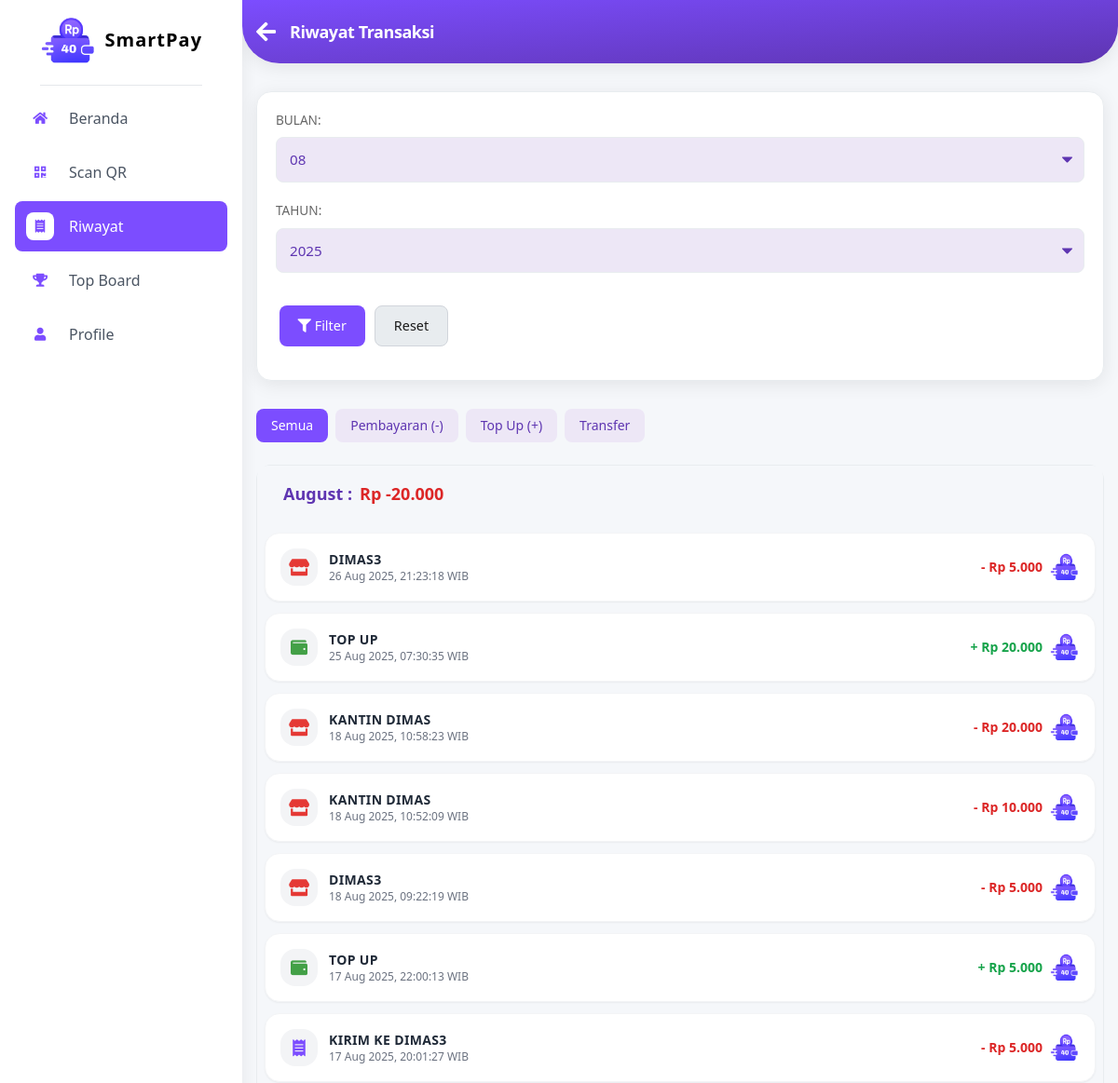
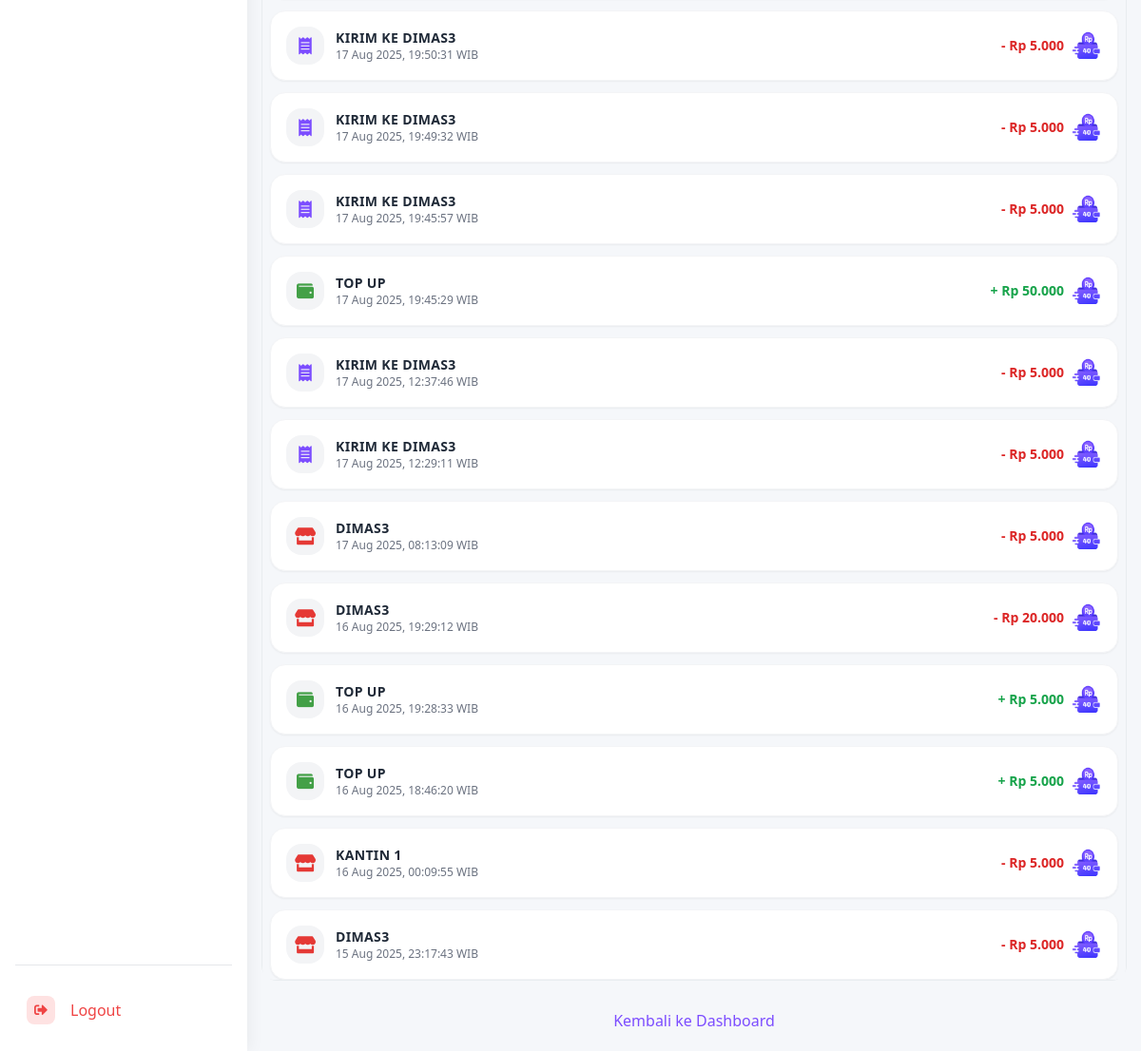
The page /riwayat_siswa (signed in) on the database its author committed (2 pictures, top to bottom).
### app.py (models this page shows, shortened)
class Transaction(db.Model):
    id = db.Column(db.Integer, primary_key=True)
    user_id = db.Column(db.Integer, db.ForeignKey('user.id'), nullable=False)
    related_user_id = db.Column(
        db.Integer, db.ForeignKey('user.id'), nullable=True)
    timestamp = db.Column(db.DateTime, nullable=False, default=datetime.utcnow)
    type = db.Column(db.String(20), nullable=False)
    amount = db.Column(db.Float, nullable=False)
    user_balance_before = db.Column(db.Float, nullable=False)
    user_balance_after = db.Column(db.Float, nullable=False)
    description = db.Column(db.String(200), nullable=True)
    user = db.relationship('User', foreign_keys=[user_id], backref=db.backref(
        'transactions', lazy='dynamic'))
    related_user = db.relationship('User', foreign_keys=[related_user_id])

class User(db.Model, UserMixin):
    id = db.Column(db.Integer, primary_key=True)
    username = db.Column(db.String(80), unique=True, nullable=False)
    password_hash = db.Column(db.String(128), nullable=False)
    role = db.Column(db.String(10), nullable=False)
    balance = db.Column(db.Float, nullable=False, default=0.0)
    profile_pic_filename = db.Column(db.String(100), nullable=True, default=None)
    kelas = db.Column(db.String(5), nullable=True)
    jurusan = db.Column(db.String(10), nullable=True)
    plain_password = db.Column(db.String(128))
    is_active = db.Column(db.Boolean, nullable=False, default=True)
    active_border_id = db.Column(db.Integer, db.ForeignKey('border.id'), nullable=True)
    active_border = db.relationship('Border', backref=db.backref('users', lazy=True))
    pin_transfer = db.Column(db.String(6), nullable=True)
    credential_id = db.Column(db.String(255), nullable=True)  # Untuk WebAuthn
    webauthn_enabled = db.Column(db.Boolean, default=False)   # Status fitur WebAuthn
    email = db.Column(db.String(255), nullable=True)
    email_verified = db.Column(db.Boolean, default=False)

### app.py (the view)
@app.route('/riwayat_siswa')
@login_required
def riwayat_siswa():
    if current_user.role != 'siswa':
        flash("Halaman ini hanya untuk siswa.", "danger")
        return redirect(url_for('dashboard'))
    filter_month = request.args.get('filter_month', None, type=int)
    filter_year = request.args.get('filter_year', None, type=int)
    selected_type_filter = request.args.get('filter_type', 'all')
    try:
        wib = ZoneInfo("Asia/Jakarta")
    except Exception:
        wib = None
    now_wib = datetime.now(wib) if wib and isinstance(wib, ZoneInfo) else datetime.utcnow() + timedelta(hours=7)
    today_wib = now_wib.date()
    if not filter_month:
        filter_month = today_wib.month
    if not filter_year:
        filter_year = today_wib.year
    start_dt = date(filter_year, filter_month, 1)
    if filter_month == 12:
        end_dt = date(filter_year + 1, 1, 1) - timedelta(days=1)
    else:
        end_dt = date(filter_year, filter_month + 1, 1) - timedelta(days=1)
    start_wib_day_local = datetime.combine(start_dt, time.min)
    if wib and isinstance(wib, ZoneInfo):
        start_wib_day_local = start_wib_day_local.replace(tzinfo=wib)
    end_wib_day_local = datetime.combine(end_dt, time.max)
    if wib and isinstance(wib, ZoneInfo):
        end_wib_day_local = end_wib_day_local.replace(tzinfo=wib)
    start_utc_for_query = start_wib_day_local.astimezone(ZoneInfo("UTC")) if wib and isinstance(wib, ZoneInfo) else start_wib_day_local - timedelta(hours=7)
    end_utc_for_query = end_wib_day_local.astimezone(ZoneInfo("UTC")) if wib and isinstance(wib, ZoneInfo) else end_wib_day_local - timedelta(hours=7)
    base_query = Transaction.query.options(
        db.joinedload(Transaction.user), db.joinedload(Transaction.related_user)
    ).filter(
        or_(
            Transaction.user_id == current_user.id,
            Transaction.related_user_id == current_user.id
        ),
        Transaction.timestamp >= start_utc_for_query,
        Transaction.timestamp <= end_utc_for_query
    )
    if selected_type_filter != 'all':
        if selected_type_filter == 'transfer':
            base_query = base_query.filter(Transaction.type == 'transfer')
        else:
            base_query = base_query.filter(Transaction.type == selected_type_filter)
    transactions = base_query.order_by(Transaction.timestamp.desc()).all()
    bulan_ini = start_dt.strftime('%B')
    total_bulan = 0
    for tx in transactions:
        if tx.type == 'topup' and tx.related_user_id == current_user.id:
            total_bulan += tx.amount
        elif tx.type == 'transfer':
            if tx.user_id == current_user.id:
                total_bulan -= tx.amount  # transfer keluar
            elif tx.related_user_id == current_user.id:
                total_bulan += tx.amount  # transfer masuk
        elif tx.type == 'payment' and tx.user_id == current_user.id:
            total_bulan -= tx.amount  # pembayaran keluar
    return render_template('/siswa/transaksi_siswa.html',
                           transactions=transactions,
                           filter_month=filter_month,
                           filter_year=filter_year,
                           selected_type_filter=selected_type_filter,
                           bulan_ini=bulan_ini,
                           total_bulan=total_bulan,
                           active_page='riwayat_siswa')

### app.py (called while the page is built)
def format_rupiah(value):
    try:
        val = float(value)
        if abs(val - round(val)) < 0.0001:
            formatted_value = f"{round(val):,}".replace(",", ".")
        else:
            us_formatted = "{:,.2f}".format(val)
            id_formatted = us_formatted.replace(",", "TEMP_SEP").replace(
                ".", ",").replace("TEMP_SEP", ".")
            formatted_value = id_formatted
        return "Rp " + formatted_value
    except (ValueError, TypeError, OverflowError):
        return "Rp -"  # Tampilkan strip atau format default lain

def format_wib(utc_dt):
    if not utc_dt:
        return "-"  # Tampilkan strip jika data tidak ada
    try:
        utc_tz = pytz.timezone("UTC")
        wib_tz = pytz.timezone("Asia/Jakarta")
        utc_dt_aware = utc_dt.replace(
            tzinfo=utc_tz) if not utc_dt.tzinfo else utc_dt
        wib_dt = utc_dt_aware.astimezone(wib_tz)
        return wib_dt.strftime('%d %b %Y, %H:%M:%S') + " WIB"
    except Exception as e:
        print(f"Error formatting date {utc_dt} to WIB: {e}")
        try:
            wib_dt_fallback = utc_dt + timedelta(hours=7)
            return wib_dt_fallback.strftime('%d %b %Y, %H:%M:%S') + " WIB (Fallback)"
        except:
            return str(utc_dt) + " UTC (Error)"

@login_manager.user_loader
def load_user(user_id):
    return User.query.get(int(user_id))

def get_app_config():
    cfg = AppConfig.query.first()
    if not cfg:
        cfg = AppConfig(app_locked=False, lock_message='Belum jam istirahat')
        db.session.add(cfg)
        db.session.commit()
    return cfg

@app.context_processor
def inject_app_lock():
    cfg = None
    try:
        cfg = get_app_config()
    except Exception:
        cfg = None
    return {
        'app_locked': cfg.app_locked if cfg else False,
        'app_lock_message': cfg.lock_message if cfg else 'Layanan terkunci'
    }

@app.context_processor
def inject_now():
    return {'now': datetime.utcnow()}

### templates/siswa/transaksi_siswa.html (shortened to what this page needs)
{% extends 'base_siswa.html' %}
{% block content %}
<div class="bg-[#f5f7fa] text-[#1a1a1a] pb-5">
    <div class="history-header bg-gradient-to-br from-[#7c4dff] to-[#5e35b1] text-white p-[30px_25px] flex items-center shadow-[0_4px_20px_rgba(0,0,0,0.08)] rounded-b-[40px] sticky top-0 z-[1000] md:p-[20px_15px]">
        <a href="{{ url_for('dashboard') }}" class="back-link text-white text-2xl mr-[15px] no-underline hover:scale-110 hover:opacity-90 transition-all duration-300" title="Kembali ke Dashboard">
            <i class="fas fa-arrow-left"></i>
        </a>
        <h1 class="text-xl md:text-lg font-semibold m-0 tracking-tight">Riwayat Transaksi</h1>
    </div>
    <div class="history-container max-w-[1000px] mx-auto mt-[30px] px-5 animate-slideIn md:px-[15px]">
        <div class="filter-card bg-white rounded-[16px] p-[25px] shadow-[0_4px_20px_rgba(0,0,0,0.08)] border border-[#e8ecef] mb-[30px] hover:-translate-y-[5px] transition-transform duration-300 md:p-5">
            <form method="GET" action="{{ url_for('riwayat_siswa') }}" class="filter-form flex flex-wrap items-end gap-5 md:flex-col md:items-stretch">
                <div class="flex-1 min-w-[160px] md:min-w-full">
                    <label for="filter_month" class="block mb-2 text-[0.85em] font-medium text-[#666] uppercase">Bulan:</label>
                    <select id="filter_month" name="filter_month" class="w-full p-[12px_14px] border border-[#e8ecef] rounded-lg text-[0.95em] bg-[#ede7f6] text-[#5e35b1] focus:outline-none focus:border-[#7c4dff] transition-all duration-300 appearance-none">
                        {% for num in range(1,13) %}
                            <option value="{{ num }}" {% if filter_month == num %}selected{% endif %}>{{ "{:02d}".format(num) }}</option>
                        {% endfor %}
                    </select>
                </div>
                <div class="flex-1 min-w-[160px] md:min-w-full">
                    <label for="filter_year" class="block mb-2 text-[0.85em] font-medium text-[#666] uppercase">Tahun:</label>
                    <select id="filter_year" name="filter_year" class="w-full p-[12px_14px] border border-[#e8ecef] rounded-lg text-[0.95em] bg-[#ede7f6] text-[#5e35b1] focus:outline-none focus:border-[#7c4dff] transition-all duration-300 appearance-none">
                        {% for year in range(2023, now.year+1) %}
                            <option value="{{ year }}" {% if filter_year == year %}selected{% endif %}>{{ year }}</option>
                        {% endfor %}
                    </select>
                </div>
                <div class="filter-actions flex flex-0 md:flex-row md:mt-[15px]">
                    <button type="submit" class="btn-filter-submit bg-[#7c4dff] text-white border-none py-[10px] px-5 rounded-lg text-[0.9em] font-medium mr-[10px] hover:bg-[#5e35b1] hover:-translate-y-[2px] transition-all duration-300">
                        <i class="fas fa-filter"></i> Filter
                    </button>
                    <a href="{{ url_for('riwayat_siswa') }}" class="btn-filter-reset bg-[#e8ecef] text-[#1a1a1a] border border-[#d1d5db] py-[10px] px-5 rounded-lg text-[0.9em] font-medium no-underline hover:bg-[#d1d5db] hover:-translate-y-[2px] transition-all duration-300">Reset</a>
                </div>
            </form>
        </div>
            <div class="flex gap-2 mt-4 mb-6">
                <button type="button" class="filter-type-btn px-4 py-2 rounded-lg font-medium text-sm
                    {% if selected_type_filter == 'all' %}bg-[#7c4dff] text-white{% else %}bg-[#ede7f6] text-[#5e35b1]{% endif %}"
                    data-type="all">Semua</button>
                <button type="button" class="filter-type-btn px-4 py-2 rounded-lg font-medium text-sm
                    {% if selected_type_filter == 'payment' %}bg-[#7c4dff] text-white{% else %}bg-[#ede7f6] text-[#5e35b1]{% endif %}"
                    data-type="payment">Pembayaran (-)</button>
                <button type="button" class="filter-type-btn px-4 py-2 rounded-lg font-medium text-sm
                    {% if selected_type_filter == 'topup' %}bg-[#7c4dff] text-white{% else %}bg-[#ede7f6] text-[#5e35b1]{% endif %}"
                    data-type="topup">Top Up (+)</button>
                <button type="button" class="filter-type-btn px-4 py-2 rounded-lg font-medium text-sm
                    {% if selected_type_filter == 'transfer' %}bg-[#7c4dff] text-white{% else %}bg-[#ede7f6] text-[#5e35b1]{% endif %}"
                    data-type="transfer">Transfer</button>
            </div>
        <div class="history-card bg-white rounded-[16px] shadow-[0_4px_20px_rgba(0,0,0,0.08)] border border-[#e8ecef] overflow-hidden md:shadow-none md:border-none md:bg-transparent">
            <div class="history-table-wrapper overflow-x-auto rounded-[12px] md:shadow-[0_4px_20px_rgba(0,0,0,0.08)] md:border md:border-[#e8ecef]">
<div class="space-y-3 overflow-x-auto max-w-full w-full px-2">
    {% if transactions %}
    <div class="rekapan-bulanan text-[#5e35b1] rounded-xl px-5 py-4 font-semibold text-lg flex text-left w-full max-w-full">
        {{ bulan_ini }} :
        <span class="{% if total_bulan >= 0 %}text-green-600{% else %}text-red-600{% endif %} ml-2">
            {% if total_bulan >= 0 %}+{% endif %}{{ total_bulan|rupiah }}
        </span>
    </div>
    {% for tx in transactions %}
    <a href="{{ url_for('detail_transaksi', transaksi_id=tx.id) }}" class="block">
    <div class="bg-white rounded-2xl p-4 border border-gray-100 shadow-sm hover:shadow-md transition-all duration-200 w-full max-w-full">
        <div class="flex items-center justify-between w-full max-w-full">
            <div class="flex items-center space-x-3 flex-1 min-w-0 pr-3">
                <div class="w-10 h-10 bg-gray-100 rounded-2xl flex items-center justify-center flex-shrink-0">
                    {% if tx.type == 'payment' %}
                        <span class="icon payment text-[#e53935] text-lg w-6 text-center"><i class="fas fa-store"></i></span>
                    {% elif tx.type == 'topup' %}
                        <span class="icon topup text-[#43a047] text-lg w-6 text-center"><i class="fas fa-wallet"></i></span>
                    {% elif tx.type == 'transfer' %}
                        <span class="icon transfer text-[#7c4dff] text-lg w-6 text-center"><i class="fas fa-receipt"></i></span>
                    {% endif %}
                </div>
                <div class="flex-1 min-w-0">
                    <h3 class="font-semibold text-gray-800 text-sm uppercase tracking-wide truncate">
                        {% if tx.type == 'payment' %}
                            {{ tx.related_user.username if tx.related_user else 'MERCHANT' }}
                        {% elif tx.type == 'topup' %}
                            TOP UP
                        {% elif tx.type == 'transfer' %}
                            {% if tx.user_id == current_user.id %}
                                KIRIM KE {{ tx.related_user.username if tx.related_user else 'USER' }}
                            {% elif tx.related_user_id == current_user.id %}
                                TERIMA UANG DARI {{ tx.user.username if tx.user else 'USER' }}
                            {% endif %}
                        {% endif %}
                    </h3>
                    <p class="text-gray-500 text-xs">
                        {{ tx.timestamp | wib }}
                    </p>
                </div>
            </div>
            <div class="flex items-center space-x-2 flex-shrink-0">
                <div class="text-right">
                    <p class="font-semibold text-sm
                        {% if tx.type == 'payment' or (tx.type == 'transfer' and tx.user_id == current_user.id) %}
                            text-red-600
                        {% else %}
                            text-green-600
                        {% endif %}">
                        {% if tx.type == 'payment' or (tx.type == 'transfer' and tx.user_id == current_user.id) %}
                            -
                        {% else %}
                            +
                        {% endif %}
                        {{ tx.amount|rupiah }}
                    </p>
                </div>
                <img src="{{ url_for('static', filename='images/hanya_logo.png') }}"
                     alt="Logo"
                     class="w-8 h-8 select-none pointer-events-none"
                     draggable="false"
                     oncontextmenu="return false;">
            </div>
        </div>
    </div>
    {% endfor %}
    {% endif %}
</div>
            </div>
        </div>
        <div class="back-link-bottom mt-[30px] text-center">
            <a href="{{ url_for('dashboard') }}" class="text-[#7c4dff] no-underline font-medium hover:text-[#5e35b1] hover:underline transition-colors duration-300">Kembali ke Dashboard</a>
        </div>
    </div>
</div>
{% endblock %}

### templates/siswa/transaksi_siswa.html (style rules this page uses)
.animate-slideIn { animation: slideIn 0.5s ease forwards; }
.filter-form select { background-repeat: no-repeat; background-position: right 0.8rem center; background-size: 0.7em auto; padding-right: 2.5rem; cursor: pointer; }

### rows shown on the page
Transaction: type "payment" (drawn), related_user "DIMAS3", timestamp|wib "26 Aug 2025, 21:23:18 WIB", amount|rupiah "Rp 5.000"
Transaction: type "topup" (drawn), timestamp|wib "25 Aug 2025, 07:30:35 WIB", amount|rupiah "Rp 20.000"
Transaction: type "payment" (drawn), related_user "KANTIN DIMAS", timestamp|wib "18 Aug 2025, 10:58:23 WIB", amount|rupiah "Rp 20.000"
Transaction: type "payment" (drawn), related_user "KANTIN DIMAS", timestamp|wib "18 Aug 2025, 10:52:09 WIB", amount|rupiah "Rp 10.000"
Transaction: type "payment" (drawn), related_user "DIMAS3", timestamp|wib "18 Aug 2025, 09:22:19 WIB", amount|rupiah "Rp 5.000"
Transaction: type "topup" (drawn), timestamp|wib "17 Aug 2025, 22:00:13 WIB", amount|rupiah "Rp 5.000"
Transaction: type "transfer" (drawn), related_user "DIMAS3", timestamp|wib "17 Aug 2025, 20:01:27 WIB", amount|rupiah "Rp 5.000"
Transaction: type "transfer" (drawn), related_user "DIMAS3", timestamp|wib "17 Aug 2025, 19:50:31 WIB", amount|rupiah "Rp 5.000"
Transaction: type "transfer" (drawn), related_user "DIMAS3", timestamp|wib "17 Aug 2025, 19:49:32 WIB", amount|rupiah "Rp 5.000"
Transaction: type "transfer" (drawn), related_user "DIMAS3", timestamp|wib "17 Aug 2025, 19:45:57 WIB", amount|rupiah "Rp 5.000"
Transaction: type "topup" (drawn), timestamp|wib "17 Aug 2025, 19:45:29 WIB", amount|rupiah "Rp 50.000"
Transaction: type "transfer" (drawn), related_user "DIMAS3", timestamp|wib "17 Aug 2025, 12:37:46 WIB", amount|rupiah "Rp 5.000"
Transaction: type "transfer" (drawn), related_user "DIMAS3", timestamp|wib "17 Aug 2025, 12:29:11 WIB", amount|rupiah "Rp 5.000"
Transaction: type "payment" (drawn), related_user "DIMAS3", timestamp|wib "17 Aug 2025, 08:13:09 WIB", amount|rupiah "Rp 5.000"
Transaction: type "payment" (drawn), related_user "DIMAS3", timestamp|wib "16 Aug 2025, 19:29:12 WIB", amount|rupiah "Rp 20.000"
Transaction: type "topup" (drawn), timestamp|wib "16 Aug 2025, 19:28:33 WIB", amount|rupiah "Rp 5.000"
Transaction: type "topup" (drawn), timestamp|wib "16 Aug 2025, 18:46:20 WIB", amount|rupiah "Rp 5.000"
Transaction: type "payment" (drawn), related_user "KANTIN 1", timestamp|wib "16 Aug 2025, 00:09:55 WIB", amount|rupiah "Rp 5.000"
Transaction: type "payment" (drawn), related_user "DIMAS3", timestamp|wib "15 Aug 2025, 23:17:43 WIB", amount|rupiah "Rp 5.000"

### other values the page prints
{{ bulan_ini }} "August"
{{ total_bulan|rupiah }} "Rp -20.000"
form field filter_month "08"
form field filter_year "2025"
